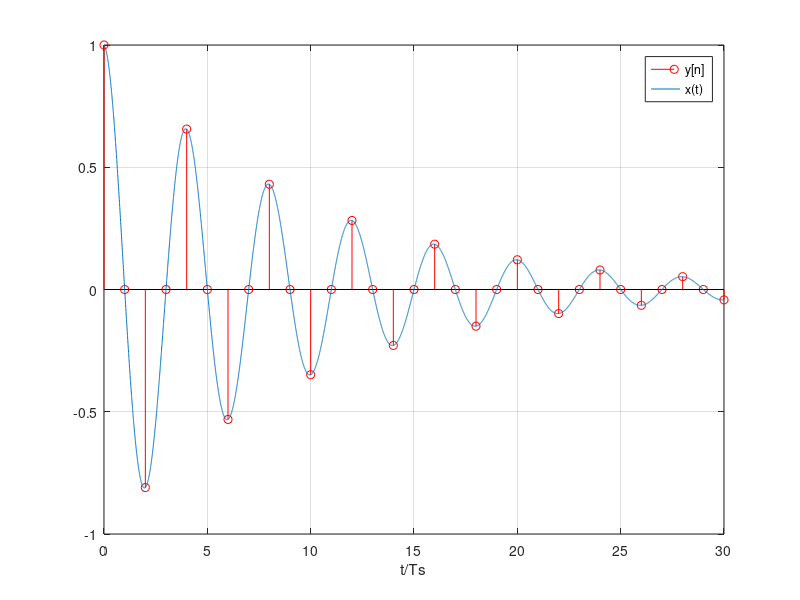

This figure's MATLAB source:
%% 
% Example 9.12
%% 
a=-4*log(0.9);Ts=0.25;
alpha=exp(-a*Ts);
n=0:30; y=alpha.^n.*cos(pi*n/2);
t=0:0.001:max(n)*Ts; x=exp(-a*t).*cos(2*pi*t);
stem(n,y,'r')
hold on
plot(t/Ts,x);grid;legend('y[n]','x(t)'); xlabel('t/Ts')
hold off
